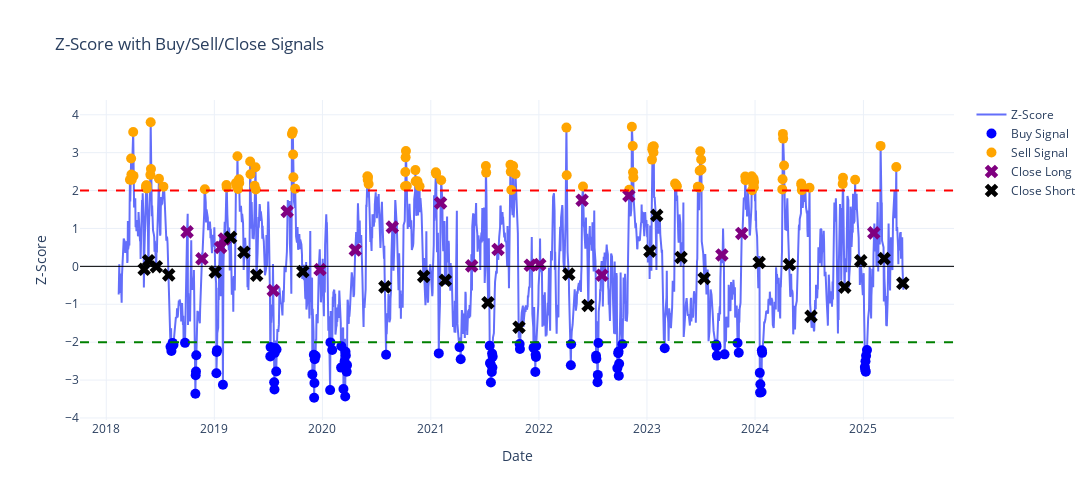

The code cell stored with this chart in its notebook:
### Code cell
import yfinance as yf
import pandas as pd
import numpy as np
import matplotlib.pyplot as plt
import seaborn as sns
from statsmodels.tsa.stattools import coint, adfuller
from datetime import datetime

# ========== PARAMETERS ==========
start_date = "2018-01-01"
end_date = datetime.today().strftime('%Y-%m-%d')
tickers = ["HDFCBANK.NS", "ICICIBANK.NS"]  # Change these for any pair
window = 30  # Rolling window for z-score and mean
entry_z = 2.0
exit_z = 0.0
transaction_cost = 0.001  # 0.1% per trade

# ========== DATA DOWNLOAD & CLEANING ==========
print("⬇️ Downloading historical data...")
data = yf.download(tickers, start=start_date, end=end_date, auto_adjust=True)["Close"]
data.columns = ["STOCK1", "STOCK2"]
data.dropna(inplace=True)
print(f"✅ Downloaded {len(data)} rows of data from {start_date} to {end_date} for {tickers[0]} and {tickers[1]}.")

# ========== PRICE COMPARISON ==========
sns.set_style("whitegrid")
plt.figure(figsize=(16, 8))
plt.plot(data["STOCK1"], label=tickers[0], color="blue")
plt.plot(data["STOCK2"], label=tickers[1], color="orange")
plt.title(f"{tickers[0]} vs {tickers[1]} Closing Prices", fontsize=16)
plt.xlabel("Date")
plt.ylabel("Adjusted Close Price")
plt.legend()
plt.tight_layout()
plt.show()
print("📊 Above: Visual comparison of the two stocks' price movements over time.")

# ========== CORRELATION ==========
correlation = data["STOCK1"].corr(data["STOCK2"])
print(f"\n📈 Correlation ({tickers[0]} vs {tickers[1]}): \033[1m{correlation:.4f}\033[0m")
if correlation < 0.6:
    print("⚠️ Correlation is weak. Consider finding another pair. High correlation is usually preferred for pairs trading.")
else:
    print("✅ Good correlation. The stocks move together, which is a good sign for pairs trading.")

# ========== COINTEGRATION ==========
score, pvalue, _ = coint(data["STOCK1"], data["STOCK2"])
print(f"\n🔗 Cointegration test p-value: \033[1m{pvalue:.4f}\033[0m")
if pvalue < 0.05:
    print("✅ Pair is cointegrated. This means their price relationship is stable over time, ideal for mean-reversion strategies.")
else:
    print("❌ Not cointegrated. The price relationship may not be stable. Proceed with caution or try another pair.")

# ========== STATIONARITY TESTS ==========
def stationarity_test(series, name="Series", cutoff=0.01):
    pvalue = adfuller(series)[1]
    print(f"🧪 ADF p-value for {name}: \033[1m{pvalue:.4f}\033[0m")
    if pvalue < cutoff:
        print(f"✅ {name} is likely stationary. This is good for mean-reversion strategies.")
    else:
        print(f"❌ {name} is likely non-stationary. Mean-reversion signals may be unreliable.")
    return pvalue

print("\nStationarity checks:")
stationarity_test(data["STOCK1"], tickers[0])
stationarity_test(data["STOCK2"], tickers[1])

# ========== SPREAD & Z-SCORE ==========
spread = data["STOCK1"] - data["STOCK2"]
print(f"\n🧮 Calculated spread ({tickers[0]} - {tickers[1]}). This is the difference in price between the two stocks at each point in time.")
rolling_mean = spread.rolling(window=window).mean()
rolling_std = spread.rolling(window=window).std()
zscore = (spread - rolling_mean) / rolling_std
print("📏 Calculated rolling mean and standard deviation of the spread.")
print("📊 Calculated z-score: how many standard deviations the current spread is from its rolling mean.")

# ========== STATIONARITY TEST FOR SPREAD ==========
stationarity_test(spread, "Spread")

# ========== PLOT SPREAD ==========
plt.figure(figsize=(16, 8))
plt.plot(spread, label=f"Spread ({tickers[0]} - {tickers[1]})", color='purple')
plt.plot(rolling_mean, label=f"{window}-Day Rolling Mean", color='black')
plt.plot(rolling_mean + rolling_std, '--', label="+1 Std Dev", color='red')
plt.plot(rolling_mean - rolling_std, '--', label="-1 Std Dev", color='green')
plt.title(f"Spread with Rolling Mean & Std Dev ({window} days)", fontsize=16)
plt.xlabel("Date")
plt.ylabel("Spread")
plt.legend()
plt.tight_layout()
plt.show()
print("📊 Above: The spread should oscillate around its mean if the pair is suitable for mean-reversion trading.")

# ========== SIGNAL GENERATION ==========
print("\n🔔 Generating trading signals based on z-score thresholds...")
entry_long = zscore < -entry_z
exit_long = zscore >= exit_z
entry_short = zscore > entry_z
exit_short = zscore <= exit_z

positions = pd.Series(index=zscore.index, data=0)
long_open = short_open = False

for date in zscore.index:
    if long_open:
        if exit_long[date]:
            long_open = False
        positions[date] = 1
    elif short_open:
        if exit_short[date]:
            short_open = False
        positions[date] = -1
    else:
        if entry_long[date]:
            long_open = True
            positions[date] = 1
        elif entry_short[date]:
            short_open = True
            positions[date] = -1

print("✅ Signals generated: 1 = long spread (buy STOCK1, sell STOCK2), -1 = short spread (sell STOCK1, buy STOCK2), 0 = no position.")

# ========== PLOT Z-SCORE (Plotly Interactive) ==========
import plotly.graph_objs as go

fig_z = go.Figure()
fig_z.add_trace(go.Scatter(x=zscore.index, y=zscore, mode='lines', name='Z-Score'))
fig_z.add_hline(y=entry_z, line=dict(color='red', width=2, dash='dash'))
fig_z.add_hline(y=-entry_z, line=dict(color='green', width=2, dash='dash'))
fig_z.add_hline(y=0, line=dict(color='black', width=1, dash='solid'))

buy_signals = zscore[zscore < -entry_z]
sell_signals = zscore[zscore > entry_z]
close_long = (positions.shift(1) == 1) & (positions == 0)
close_short = (positions.shift(1) == -1) & (positions == 0)

fig_z.add_trace(go.Scatter(x=buy_signals.index, y=buy_signals, mode='markers', marker=dict(color='blue', size=10), name='Buy Signal'))
fig_z.add_trace(go.Scatter(x=sell_signals.index, y=sell_signals, mode='markers', marker=dict(color='orange', size=10), name='Sell Signal'))
fig_z.add_trace(go.Scatter(x=zscore.index[close_long], y=zscore[close_long], mode='markers', marker=dict(color='purple', size=12, symbol='x'), name='Close Long'))
fig_z.add_trace(go.Scatter(x=zscore.index[close_short], y=zscore[close_short], mode='markers', marker=dict(color='black', size=12, symbol='x'), name='Close Short'))
fig_z.update_layout(
    title="Z-Score with Buy/Sell/Close Signals",
    xaxis_title="Date",
    yaxis_title="Z-Score",
    template="plotly_white",
    height=500,
    width=1100
)
fig_z.show()
print("📊 Above: Interactive Z-score plot with buy/sell/close signals. When z-score is below -2, the spread is much lower than usual (potential buy). Above +2, much higher than usual (potential sell).")

# ========== RETURNS & TRANSACTION COSTS ==========
returns = (data["STOCK1"].pct_change() - data["STOCK2"].pct_change()) * positions.shift(1)
trade_signals = positions.diff().abs()
transaction_costs = trade_signals * transaction_cost
returns_net = returns - transaction_costs
cumulative_returns = (1 + returns_net.fillna(0)).cumprod()

print("\n💸 Calculated daily returns, net of transaction costs (0.1% per trade).")

# ========== PERFORMANCE METRICS ==========
def sharpe_ratio(returns, risk_free=0):
    return (returns.mean() - risk_free) / returns.std() * np.sqrt(252)

def max_drawdown(cum_returns):
    roll_max = cum_returns.cummax()
    drawdown = (cum_returns - roll_max) / roll_max
    return drawdown.min()

def win_rate(returns):
    return (returns > 0).mean()

print("\n📊 Performance Metrics:")
print(f"• Sharpe Ratio:\033[1m {sharpe_ratio(returns_net):.2f}\033[0m (risk-adjusted return; >1 is good)")
print(f"• Max Drawdown:\033[1m {max_drawdown(cumulative_returns):.2%}\033[0m (largest peak-to-trough loss)")
print(f"• Win Rate:\033[1m {win_rate(returns_net):.2%}\033[0m (fraction of days with positive return)")

# ========== CUMULATIVE RETURNS PLOT ==========
plt.figure(figsize=(16, 8))
plt.plot(cumulative_returns, color='purple', label='Cumulative Returns (Net)')
plt.title("Cumulative Returns of Pairs Trading Strategy", fontsize=16)
plt.xlabel("Date")
plt.ylabel("Portfolio Value (normalized)")
plt.legend()
plt.tight_layout()
plt.show()
print("📈 Above: Cumulative returns of the strategy, including transaction costs.")

# ========== SUMMARY TABLE ==========
summary = pd.DataFrame({
    "Metric": ["Final Return", "Sharpe Ratio", "Max Drawdown", "Win Rate"],
    "Value": [
        cumulative_returns.iloc[-1],
        sharpe_ratio(returns_net),
        max_drawdown(cumulative_returns),
        win_rate(returns_net)
    ]
})
print("\n📋 Summary Table:")
print(summary)
print("\nℹ️ Interpretation: Final Return is the total growth of your portfolio. Sharpe Ratio measures risk-adjusted return. Max Drawdown is the worst loss from a peak. Win Rate is the % of days with profit.")

# ========== END ==========
print("\n✅ All steps complete. Change tickers and dates at the top to analyze any other pair!")

### Figure 1 — Plotly figure (JSON) as saved in the notebook; plotly's stock layout.template omitted (floating-point values rounded to 4 significant figures; data arrays with more than 128 entries replaced by an {"elided": "..."} marker saying what was removed)
{"data": [{"mode": "lines", "name": "Z-Score", "type": "scatter", "x": {"elided": "1819 str values"}, "y": {"elided": "1819 float values"}}, {"marker": {"color": "blue", "size": 10}, "mode": "markers", "name": "Buy Signal", "type": "scatter", "x": ["2018-08-06T00:00:00.000000000", "2018-08-09T00:00:00.000000000", "2018-08-13T00:00:00.000000000", "2018-08-14T00:00:00.000000000", "2018-08-16T00:00:00.000000000", "2018-09-24T00:00:00.000000000", "2018-10-29T00:00:00.000000000", "2018-10-30T00:00:00.000000000", "2018-10-31T00:00:00.000000000", "2018-11-01T00:00:00.000000000", "2019-01-08T00:00:00.000000000", "2019-01-09T00:00:00.000000000", "2019-01-10T00:00:00.000000000", "2019-01-30T00:00:00.000000000", "2019-07-09T00:00:00.000000000", "2019-07-10T00:00:00.000000000", "2019-07-22T00:00:00.000000000", "2019-07-23T00:00:00.000000000", "2019-07-24T00:00:00.000000000", "2019-07-26T00:00:00.000000000", "2019-07-29T00:00:00.000000000", "2019-07-30T00:00:00.000000000", "2019-11-28T00:00:00.000000000", "2019-12-03T00:00:00.000000000", "2019-12-04T00:00:00.000000000", "2019-12-05T00:00:00.000000000", "2019-12-06T00:00:00.000000000", "2019-12-09T00:00:00.000000000", "2020-01-27T00:00:00.000000000", "2020-01-28T00:00:00.000000000", "2020-02-03T00:00:00.000000000", "2020-03-04T00:00:00.000000000", "2020-03-05T00:00:00.000000000", "2020-03-12T00:00:00.000000000", "2020-03-16T00:00:00.000000000", "2020-03-18T00:00:00.000000000", "2020-03-19T00:00:00.000000000", "2020-03-20T00:00:00.000000000", "2020-03-23T00:00:00.000000000", "2020-03-24T00:00:00.000000000", "2020-08-03T00:00:00.000000000", "2021-01-28T00:00:00.000000000", "2021-04-08T00:00:00.000000000", "2021-04-12T00:00:00.000000000", "2021-07-19T00:00:00.000000000", "2021-07-20T00:00:00.000000000", "2021-07-22T00:00:00.000000000", "2021-07-23T00:00:00.000000000", "2021-07-26T00:00:00.000000000", "2021-07-27T00:00:00.000000000", "2021-07-28T00:00:00.000000000", "2021-07-29T00:00:00.000000000", "2021-10-28T00:00:00.000000000", "2021-10-29T00:00:00.000000000", "2021-12-14T00:00:00.000000000", "2021-12-20T00:00:00.000000000", "2021-12-21T00:00:00.000000000", "2021-12-22T00:00:00.000000000", "2021-12-23T00:00:00.000000000", "2022-04-19T00:00:00.000000000", "2022-04-20T00:00:00.000000000", "2022-07-13T00:00:00.000000000", "2022-07-14T00:00:00.000000000", "2022-07-18T00:00:00.000000000", "2022-07-19T00:00:00.000000000", "2022-07-21T00:00:00.000000000", "2022-09-23T00:00:00.000000000", "2022-09-26T00:00:00.000000000", "2022-09-27T00:00:00.000000000", "2022-09-28T00:00:00.000000000", "2022-09-29T00:00:00.000000000", "2022-10-10T00:00:00.000000000", "2023-03-02T00:00:00.000000000", "2023-08-23T00:00:00.000000000", "2023-08-24T00:00:00.000000000", "2023-08-25T00:00:00.000000000", "2023-09-20T00:00:00.000000000", "2023-11-03T00:00:00.000000000", "2023-11-07T00:00:00.000000000", "2024-01-17T00:00:00.000000000", "2024-01-18T00:00:00.000000000", "2024-01-19T00:00:00.000000000", "2024-01-23T00:00:00.000000000", "2024-01-24T00:00:00.000000000", "2024-01-25T00:00:00.000000000", "2025-01-06T00:00:00.000000000", "2025-01-07T00:00:00.000000000", "2025-01-08T00:00:00.000000000", "2025-01-09T00:00:00.000000000", "2025-01-10T00:00:00.000000000", "2025-01-13T00:00:00.000000000"], "y": [-2.122, -2.233, -2.019, -2.075, -2.066, -2.018, -3.361, -2.874, -2.775, -2.345, -2.818, -2.26, -2.211, -3.122, -2.375, -2.131, -3.058, -3.247, -2.282, -2.156, -2.773, -2.193, -2.851, -2.333, -3.467, -3.079, -2.448, -2.363, -3.265, -2.006, -2.205, -2.671, -2.108, -3.237, -2.507, -3.433, -2.253, -2.353, -2.781, -2.607, -2.332, -2.296, -2.13, -2.449, -2.095, -2.55, -2.575, -3.064, -2.785, -2.3, -2.669, -2.381, -2.048, -2.178, -2.147, -2.788, -2.334, -2.391, -2.101, -2.609, -2.057, -2.357, -2.437, -3.059, -2.864, -2.023, -2.684, -2.292, -2.245, -2.886, -2.571, -2.053, -2.16, -2.071, -2.116, -2.354, -2.322, -2.024, -2.279, -2.81, -3.331, -3.111, -3.313, -2.214, -2.282, -2.657, -2.726, -2.506, -2.778, -2.361, -2.209]}, {"marker": {"color": "orange", "size": 10}, "mode": "markers", "name": "Sell Signal", "type": "scatter", "x": ["2018-03-22T00:00:00.000000000", "2018-03-26T00:00:00.000000000", "2018-03-27T00:00:00.000000000", "2018-03-28T00:00:00.000000000", "2018-04-02T00:00:00.000000000", "2018-04-03T00:00:00.000000000", "2018-05-15T00:00:00.000000000", "2018-05-16T00:00:00.000000000", "2018-05-17T00:00:00.000000000", "2018-05-18T00:00:00.000000000", "2018-05-30T00:00:00.000000000", "2018-05-31T00:00:00.000000000", "2018-06-01T00:00:00.000000000", "2018-06-28T00:00:00.000000000", "2018-07-13T00:00:00.000000000", "2018-11-30T00:00:00.000000000", "2019-02-11T00:00:00.000000000", "2019-02-12T00:00:00.000000000", "2019-03-15T00:00:00.000000000", "2019-03-18T00:00:00.000000000", "2019-03-19T00:00:00.000000000", "2019-03-20T00:00:00.000000000", "2019-03-22T00:00:00.000000000", "2019-03-25T00:00:00.000000000", "2019-03-26T00:00:00.000000000", "2019-05-02T00:00:00.000000000", "2019-05-03T00:00:00.000000000", "2019-05-17T00:00:00.000000000", "2019-05-20T00:00:00.000000000", "2019-05-21T00:00:00.000000000", "2019-09-20T00:00:00.000000000", "2019-09-23T00:00:00.000000000", "2019-09-24T00:00:00.000000000", "2019-09-25T00:00:00.000000000", "2019-10-01T00:00:00.000000000", "2020-06-01T00:00:00.000000000", "2020-06-02T00:00:00.000000000", "2020-06-03T00:00:00.000000000", "2020-06-05T00:00:00.000000000", "2020-10-06T00:00:00.000000000", "2020-10-07T00:00:00.000000000", "2020-10-08T00:00:00.000000000", "2020-10-09T00:00:00.000000000", "2020-10-12T00:00:00.000000000", "2020-11-10T00:00:00.000000000", "2020-11-11T00:00:00.000000000", "2020-11-17T00:00:00.000000000", "2020-11-24T00:00:00.000000000", "2021-01-18T00:00:00.000000000", "2021-01-19T00:00:00.000000000", "2021-02-05T00:00:00.000000000", "2021-07-06T00:00:00.000000000", "2021-07-07T00:00:00.000000000", "2021-09-27T00:00:00.000000000", "2021-09-28T00:00:00.000000000", "2021-09-30T00:00:00.000000000", "2021-10-06T00:00:00.000000000", "2021-10-14T00:00:00.000000000", "2022-04-04T00:00:00.000000000", "2022-04-05T00:00:00.000000000", "2022-05-30T00:00:00.000000000", "2022-11-02T00:00:00.000000000", "2022-11-11T00:00:00.000000000", "2022-11-14T00:00:00.000000000", "2022-11-15T00:00:00.000000000", "2022-11-16T00:00:00.000000000", "2023-01-18T00:00:00.000000000", "2023-01-19T00:00:00.000000000", "2023-01-20T00:00:00.000000000", "2023-01-23T00:00:00.000000000", "2023-01-24T00:00:00.000000000", "2023-04-06T00:00:00.000000000", "2023-04-10T00:00:00.000000000", "2023-04-12T00:00:00.000000000", "2023-06-22T00:00:00.000000000", "2023-06-23T00:00:00.000000000", "2023-06-27T00:00:00.000000000", "2023-06-28T00:00:00.000000000", "2023-06-30T00:00:00.000000000", "2023-07-03T00:00:00.000000000", "2023-07-04T00:00:00.000000000", "2023-11-29T00:00:00.000000000", "2023-11-30T00:00:00.000000000", "2023-12-21T00:00:00.000000000", "2023-12-22T00:00:00.000000000", "2023-12-26T00:00:00.000000000", "2023-12-27T00:00:00.000000000", "2023-12-28T00:00:00.000000000", "2023-12-29T00:00:00.000000000", "2024-04-02T00:00:00.000000000", "2024-04-03T00:00:00.000000000", "2024-04-04T00:00:00.000000000", "2024-04-05T00:00:00.000000000", "2024-04-08T00:00:00.000000000", "2024-06-05T00:00:00.000000000", "2024-06-06T00:00:00.000000000", "2024-06-07T00:00:00.000000000", "2024-07-03T00:00:00.000000000", "2024-10-23T00:00:00.000000000", "2024-10-24T00:00:00.000000000", "2024-12-04T00:00:00.000000000", "2025-02-28T00:00:00.000000000", "2025-04-22T00:00:00.000000000"], "y": [2.283, 2.844, 2.422, 2.288, 3.547, 2.387, 2.071, 2.132, 2.142, 2.056, 2.415, 3.802, 2.57, 2.312, 2.104, 2.035, 2.143, 2.082, 2.199, 2.143, 2.097, 2.905, 2.04, 2.295, 2.201, 2.766, 2.431, 2.126, 2.616, 2.028, 3.49, 3.559, 2.952, 2.352, 2.045, 2.379, 2.284, 2.357, 2.175, 2.113, 2.49, 2.876, 3.044, 2.118, 2.54, 2.243, 2.245, 2.116, 2.485, 2.441, 2.273, 2.646, 2.474, 2.683, 2.494, 2.014, 2.647, 2.438, 3.661, 2.402, 2.105, 2.022, 3.681, 3.177, 2.48, 2.345, 2.817, 3.087, 3.155, 3.004, 3.169, 2.185, 2.145, 2.111, 2.099, 2.086, 2.081, 2.523, 3.038, 2.818, 2.556, 2.37, 2.271, 2.378, 2.01, 2.148, 2.31, 2.085, 2.225, 2.031, 2.297, 3.495, 3.371, 2.66, 2.186, 2.143, 2.012, 2.076, 2.176, 2.339, 2.285, 3.178, 2.619]}, {"marker": {"color": "purple", "size": 12, "symbol": "x"}, "mode": "markers", "name": "Close Long", "type": "scatter", "x": ["2018-10-01T00:00:00.000000000", "2018-11-20T00:00:00.000000000", "2019-01-22T00:00:00.000000000", "2019-02-04T00:00:00.000000000", "2019-07-19T00:00:00.000000000", "2019-09-04T00:00:00.000000000", "2019-12-24T00:00:00.000000000", "2020-04-21T00:00:00.000000000", "2020-08-24T00:00:00.000000000", "2021-02-03T00:00:00.000000000", "2021-05-19T00:00:00.000000000", "2021-08-16T00:00:00.000000000", "2021-12-03T00:00:00.000000000", "2022-01-04T00:00:00.000000000", "2022-05-27T00:00:00.000000000", "2022-08-02T00:00:00.000000000", "2022-11-01T00:00:00.000000000", "2023-09-11T00:00:00.000000000", "2023-11-17T00:00:00.000000000", "2025-02-05T00:00:00.000000000"], "y": [0.9105, 0.1995, 0.4991, 0.7241, -0.6359, 1.45, -0.08386, 0.4314, 1.035, 1.673, 0.01243, 0.4462, 0.02891, 0.04833, 1.746, -0.2339, 1.864, 0.302, 0.8681, 0.8834]}, {"marker": {"color": "black", "size": 12, "symbol": "x"}, "mode": "markers", "name": "Close Short", "type": "scatter", "x": ["2018-05-09T00:00:00.000000000", "2018-05-24T00:00:00.000000000", "2018-06-19T00:00:00.000000000", "2018-07-31T00:00:00.000000000", "2019-01-04T00:00:00.000000000", "2019-02-25T00:00:00.000000000", "2019-04-11T00:00:00.000000000", "2019-05-24T00:00:00.000000000", "2019-10-27T00:00:00.000000000", "2020-07-30T00:00:00.000000000", "2020-12-08T00:00:00.000000000", "2021-02-19T00:00:00.000000000", "2021-07-13T00:00:00.000000000", "2021-10-26T00:00:00.000000000", "2022-04-12T00:00:00.000000000", "2022-06-16T00:00:00.000000000", "2023-01-11T00:00:00.000000000", "2023-02-03T00:00:00.000000000", "2023-04-26T00:00:00.000000000", "2023-07-13T00:00:00.000000000", "2024-01-15T00:00:00.000000000", "2024-04-26T00:00:00.000000000", "2024-07-08T00:00:00.000000000", "2024-10-30T00:00:00.000000000", "2024-12-23T00:00:00.000000000", "2025-03-12T00:00:00.000000000", "2025-05-14T00:00:00.000000000"], "y": [-0.07868, 0.1503, -0.008541, -0.2242, -0.1477, 0.7645, 0.3742, -0.233, -0.1365, -0.5415, -0.2647, -0.3674, -0.9594, -1.604, -0.2052, -1.032, 0.4019, 1.345, 0.2356, -0.3191, 0.103, 0.04692, -1.319, -0.5502, 0.1453, 0.2045, -0.4454]}], "layout": {"height": 500, "shapes": [{"line": {"color": "red", "dash": "dash", "width": 2}, "type": "line", "x0": 0, "x1": 1, "xref": "x domain", "y0": 2, "y1": 2, "yref": "y"}, {"line": {"color": "green", "dash": "dash", "width": 2}, "type": "line", "x0": 0, "x1": 1, "xref": "x domain", "y0": -2, "y1": -2, "yref": "y"}, {"line": {"color": "black", "dash": "solid", "width": 1}, "type": "line", "x0": 0, "x1": 1, "xref": "x domain", "y0": 0, "y1": 0, "yref": "y"}], "title": {"text": "Z-Score with Buy/Sell/Close Signals"}, "width": 1100, "xaxis": {"title": {"text": "Date"}}, "yaxis": {"title": {"text": "Z-Score"}}}}
